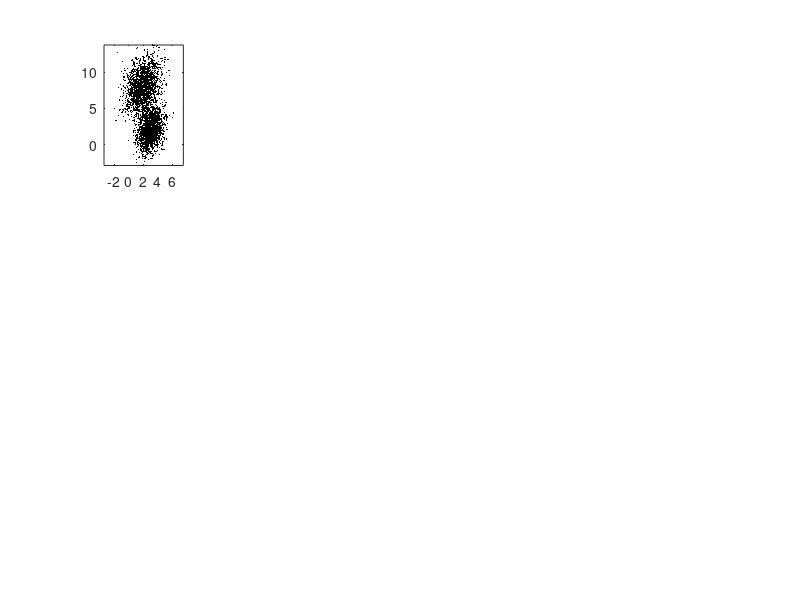

Here is the MATLAB script that generated this plot: (Note: this script raises an error after producing the figure.)
%Levent Batakci - LAB192@case.edu
%MATH444 HW#1
%Model Reduction Data portion

%Clear memory
clc
clear all

%Load the model reduction data
%The data is stored in 6x4000 a matrix X
%The entries are all of type 'double'
load ModelReductionData


%PART a
%In this part, the data will be visualized by plotting the components
%of the data (one pair at a time) against each other
%Since there are 6 components, there will be (6 choose 2)=15 plots

colors = ["Blue","Green","Red","Purple","Black","Yellow"];
colors = ["Black","Black","Black","Black","Black","Black"];

c = size(X,1); %Number of components
sbplt_index=1;
figure(1);
for i = 1:c
   for j= i+1:c 
       subplot(3, 5, sbplt_index)
       sbplt_index = sbplt_index + 1;
       plot(X(i,:),X(j,:),'k.','MarkerSize',3)
       axis('equal')
       set(gca,'FontSize',10)
       
       xlabel(append("Component ", string(i)))
       ylabel(append("Component ", string(j)))
   end
end
sgtitle("Figure 1: Raw Data Components Compared") %MAKE THIS PLOT PRETTIER !!!!


%PART b
%In this part, I calculate the SVD of the data (after centering it)
%Then, the singular values are plotted to determine the effective
%dimensionality of the data

%Center the data
N = size(X,2);
xc = sum(X, 2)/N; %Get the average
Xc = X -  xc*ones(1,N); %Subtract out the average

[U,S,V] = svd(Xc, 'eco'); %Compute the SVD

%Plot the singular values
singular_values = diag(S); %Extract the singular values
figure(2);
subplot(1, 1, 1); %Make the plot into 1 large one
plot(1:size(Xc,1), singular_values, 'k.','MarkerSize', 45, 'Color', 'b')
set(gca,'FontSize',20)

%Set up the x-axis
xlbl = append("\fontsize{30}1", "\leq j \leq", string(size(Xc,1)));
xlabel(xlbl, 'interpreter','tex');
xticks(1:size(Xc,1));

%Set up the y-axis
ylbl = "\fontsize{30}Singular Value   \sigma_j";%Label y
ylabel(ylbl, 'interpreter','tex');
sgtitle("Figure 2: Centered Data Singular Values");

%THE RESULTING PLOT MAKES IT CLEAR THAT THE DATA HAS EFFECTIVELY
% % % % % 3 DIMENSIONS % % % % %
%From here, it remains to check how many distinct data clumps there are.
%To do this, we will project the data onto u1, u2, and u3 and plot the
%data in 3-space
U3 = U(:, 1:3)'; %Get the first 3 feature vectors
Z3 = U3 * Xc; %Project to get the 3 principal components

%Look at the principal components in pairs
figure(3);
c = size(Z3,1); %Number of components
sbplt_index=1;
for i = 1:c
   for j= i+1:c 
       subplot(2, 2, sbplt_index)
       sbplt_index = sbplt_index + 1;
       plot(Z3(i,:),Z3(j,:),'k.','MarkerSize',3)
       axis('equal')
       set(gca,'FontSize',15)
       
       xlabel(append("PC ", string(i)))
       ylabel(append("PC ", string(j)))
   end
end

%Look at the 3D Scatterplot
s = 15; %Marker size
subplot(2, 2, 4)
scatter3(Z3(1,:),Z3(2,:),Z3(3,:), s, 'o', 'MarkerEdgeColor','k', 'MarkerFaceColor','b')
xlabel("PC 1")
ylabel("PC 2")
zlabel("PC 3")
title("Principal Components 3D-Scatterplot")

sgtitle("Figure 3: Centered Data Principal Components (PC) Compared");

%Looking at the comparisons, there appear to be
% % % % % 2 CLUSTERS % % % % %

